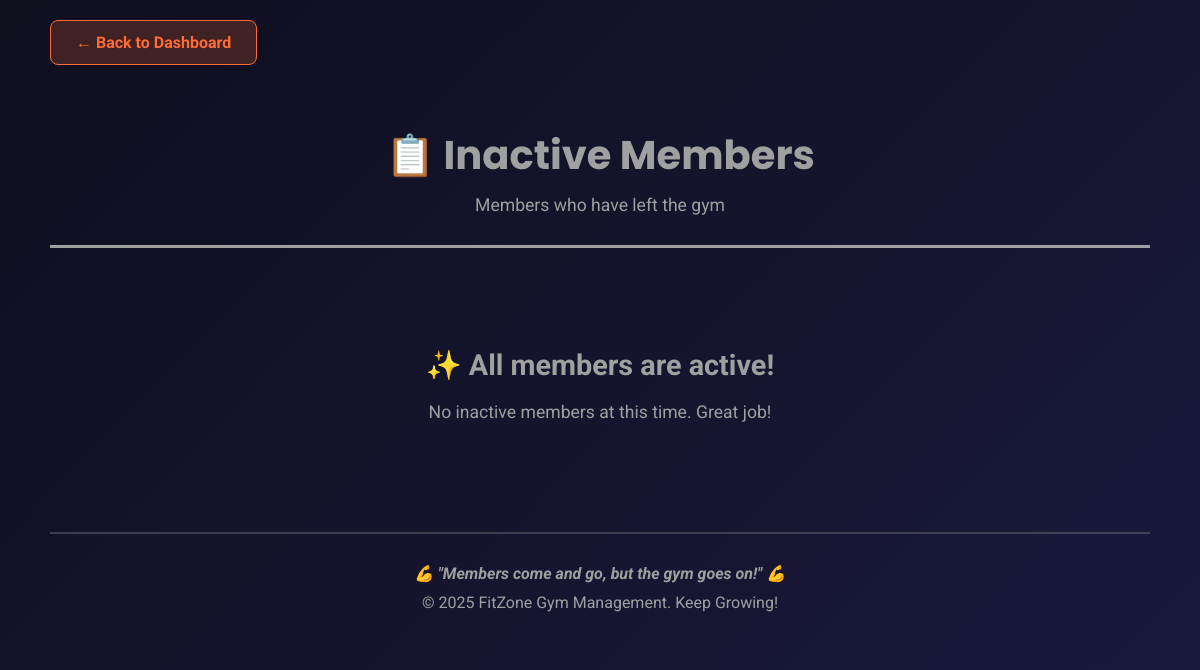
/inactive-members, run on an earlier commit of the app's database.
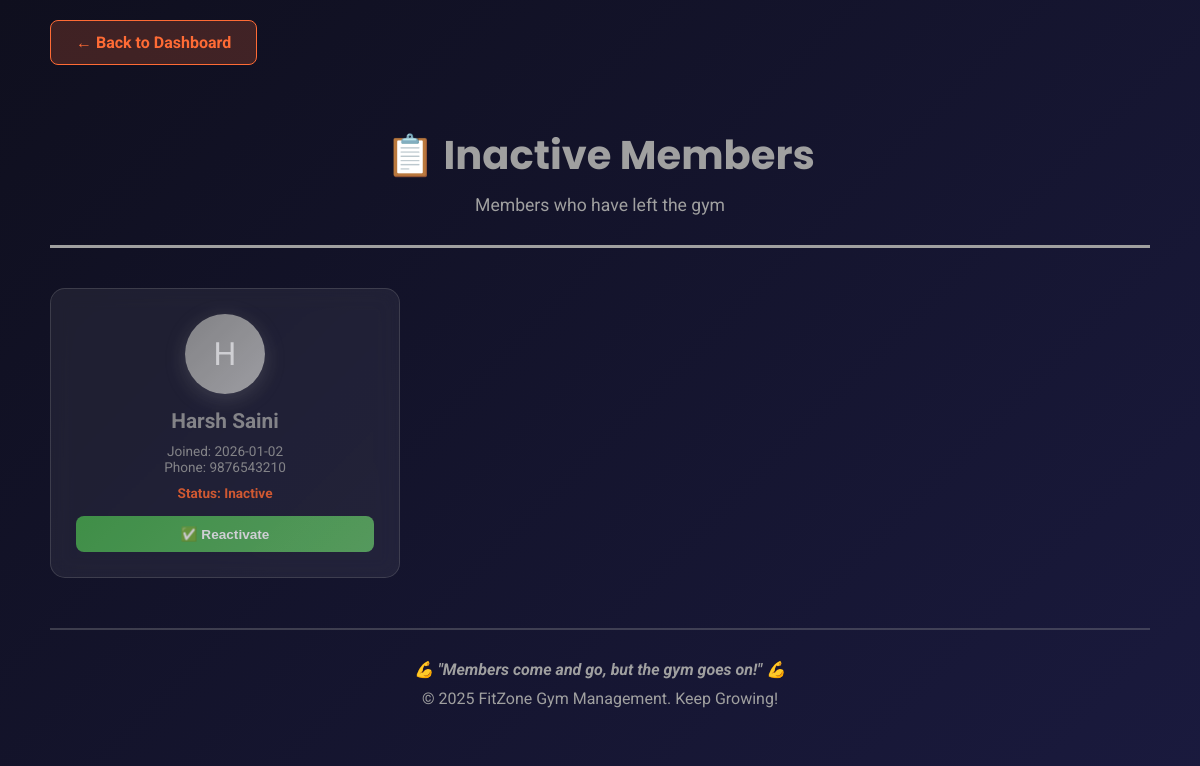
And on a later commit of the database.
### tables this page shows
CREATE TABLE members (
            id INTEGER PRIMARY KEY AUTOINCREMENT,
            name TEXT UNIQUE,
            phone TEXT,
            email TEXT,
            join_date TEXT,
            start_weight REAL,
            status TEXT DEFAULT 'active'
        );

### app.py (the view)
@app.route("/inactive-members")
def inactive_members():
    with get_db() as db:
        inactive = db.execute(
            "SELECT * FROM members WHERE status='inactive' ORDER BY name"
        ).fetchall()
    return render_template("inactive_members.html", inactive_members=inactive)

### app.py (called while the page is built)
def get_db():
    conn = sqlite3.connect(DB_NAME)
    conn.row_factory = sqlite3.Row
    return conn

### templates/inactive_members.html (shortened to what this page needs)
<!DOCTYPE html>
<html lang="en">
<head>
</head>
<body>
    <div class="container">
        <a href="/" class="back-link">← Back to Dashboard</a>
        <header>
            <h1>📋 Inactive Members</h1>
            <p class="subtitle">Members who have left the gym</p>
        </header>
        {% if inactive_members %}
        <div class="members-grid">
            {% for member in inactive_members %}
            <div class="member-card">
                <div class="member-avatar">{{ member[1][0].upper() }}</div>
                <div class="member-name">{{ member[1] }}</div>
                <div class="member-info">
                    <p>Joined: {{ member[4] }}</p>
                    <p>Phone: {{ member[2] or 'N/A' }}</p>
                    <p style="color: #ff6b35; margin-top: 10px;"><strong>Status: Inactive</strong></p>
                </div>
                <div class="member-actions">
                    <form action="/reactivate-member/{{ member[0] }}" method="POST" style="flex: 1;">
                        <button type="submit" class="btn btn-reactivate" style="width: 100%;">✅ Reactivate</button>
                    </form>
                </div>
            </div>
            {% endfor %}
        </div>
        {% else %}
        <div class="no-members">
            <h2>✨ All members are active!</h2>
            <p>No inactive members at this time. Great job!</p>
        </div>
        {% endif %}
        <footer>
            <p class="motivation">💪 "Members come and go, but the gym goes on!" 💪</p>
            <p>&copy; 2025 FitZone Gym Management. Keep Growing!</p>
        </footer>
    </div>
</body>
</html>

What changed in the data, as far as the page shows it:
now on this page (row edited): members: name "H", name "Harsh Saini", join_date "2026-01-02", phone "9876543210"
Also different on the page:
text no longer shown: "✨ All members are active! No inactive members at this time. Great job!"
